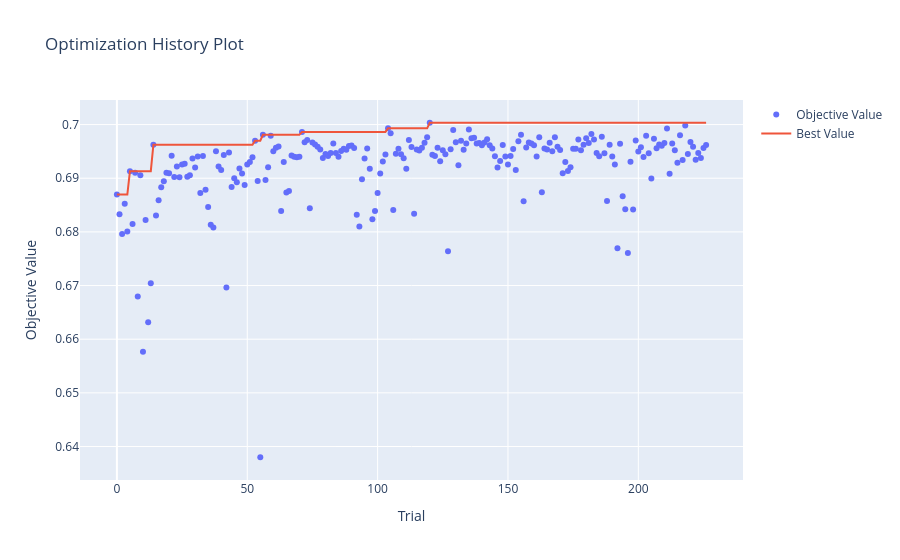
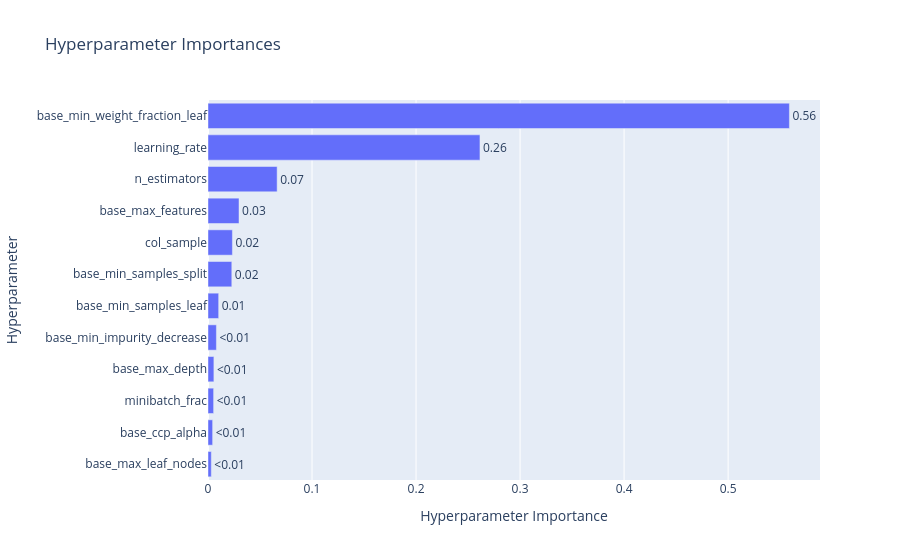
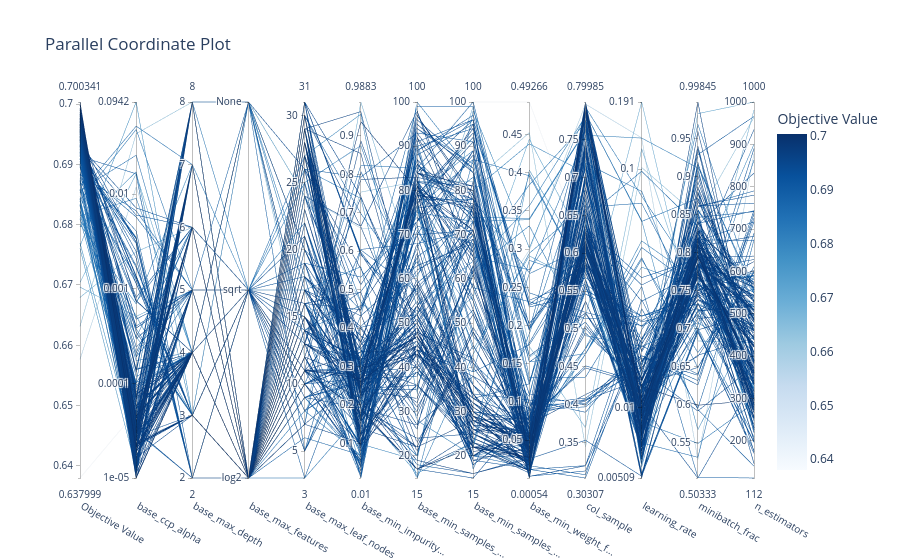

These figures' notebook cell, in order:
### Markdown cell above
### 10k

### Code cell
import optuna
import numpy as np
import warnings
from sklearn.metrics import roc_auc_score
from sklearn.model_selection import TimeSeriesSplit
from optuna.visualization import (
    plot_optimization_history, 
    plot_param_importances, 
    plot_parallel_coordinate
)
from optuna.samplers import TPESampler
from ngboost import NGBClassifier
from ngboost.distns import Bernoulli
from sklearn.tree import DecisionTreeRegressor
from sklearn.utils.class_weight import compute_sample_weight
from sklearn.pipeline import make_pipeline


# Parameter tuning settings

timeout_seconds = 60*60*1
no_improvement_trials = 100

# Split the 10k dataset to evaluate on holdout after tuning

X_tuning = train_10k_X.head(8000)
y_tuning = train_10k_y_cat.head(8000)
X_val_holdout = train_10k_X.tail(2000)
y_val_holdout = train_10k_y_cat.tail(2000)

def objective_ngboost(trial):
    base_params = {
        "criterion": "friedman_mse",
        "max_depth": trial.suggest_int("base_max_depth", 2, 8), # Max tree depth
        "min_samples_split": trial.suggest_int("base_min_samples_split", 15, 100), # Min samples required to split an internal node
        "min_samples_leaf": trial.suggest_int("base_min_samples_leaf", 15, 100), # Min samples required in a leaf node
        "min_weight_fraction_leaf": trial.suggest_float("base_min_weight_fraction_leaf", 0, 0.5), # Min weight fraction required in a leaf node
        "max_features": trial.suggest_categorical("base_max_features", ["sqrt", "log2", None]), # Number of features to consider when looking for the best split
        "ccp_alpha": trial.suggest_float("base_ccp_alpha", 1e-5, 0.1, log=True), # Complexity parameter for Minimal Cost-Complexity Pruning
        "max_leaf_nodes": trial.suggest_int("base_max_leaf_nodes", 3, 31), # Max leaf nodes in the tree
        "min_impurity_decrease": trial.suggest_float("base_min_impurity_decrease", 0, 1.0), # Min impurity decrease required for a split
        "random_state": 42 # For reproducibility
    }
    
    base_learner = DecisionTreeRegressor(**base_params)
    
    params = {
        "n_estimators": trial.suggest_int("n_estimators", 100, 1000), # Number of boosting rounds,
        "learning_rate": trial.suggest_float("learning_rate", 0.005, 0.2, log=True), # Step size
        "minibatch_frac": trial.suggest_float("minibatch_frac", 0.5, 1.0), # Fraction of data to use for fitting each base learner
        "col_sample": trial.suggest_float("col_sample", 0.3, 0.8), # Fraction of features to consider for each base learner
        "random_state": 42, # For reproducibility
        "verbose": False, # No verbose output during training
    }

    full_pipeline = make_pipeline(
        numeric_preprocessor,
        NGBClassifier(Dist=Bernoulli, Base=base_learner, **params)
    )
    
    tscv = TimeSeriesSplit(n_splits=5)
    cv_scores = []
    
    for train_idx, val_idx in tscv.split(X_tuning):
        X_tr, X_val = X_tuning.iloc[train_idx], X_tuning.iloc[val_idx]
        y_tr = y_tuning.iloc[train_idx].values.astype(int)
        y_val = y_tuning.iloc[val_idx].values.astype(int)
        
        weights = compute_sample_weight(class_weight="balanced", y=y_tr)

        try:
            with warnings.catch_warnings():
                warnings.simplefilter("ignore")
                full_pipeline.fit(X_tr, y_tr, ngbclassifier__sample_weight=weights)
        except np.linalg.LinAlgError:
            return 0.0
        
        preds = full_pipeline.predict_proba(X_val)[:, 1]
        cv_scores.append(roc_auc_score(y_val, preds))
        
    return np.mean(cv_scores)

def stop_optuna(study, trial): # Custom callback to stop optimization if no improvement in best AUC for a certain number of trials
    if study.best_trial.number + no_improvement_trials <= trial.number:
        print(f"\n[Early Stop] No improvement in {no_improvement_trials} trials. Stopping optimization.")
        study.stop()

study_ngboost = optuna.create_study(direction="maximize", sampler=TPESampler(seed=42))
study_ngboost.optimize(objective_ngboost, timeout=timeout_seconds, n_jobs=-1, callbacks=[stop_optuna])

print("\n" + "="*40)
print(f"BEST AUC: {study_ngboost.best_value:.4f}")
print("BEST PARAMETERS:")

print("best_params = {")
for k, v in study_ngboost.best_params.items():
    if isinstance(v, str):
        print(f'    "{k}": "{v}",')
    else:
        print(f'    "{k}": {v},')
print("}")

print("\n--- PARAMETER IMPORTANCE ---")
importances = optuna.importance.get_param_importances(study_ngboost)
for param, importance in importances.items():
    print(f"  {param:20}: {importance:.4f}")
print("="*40)


fig1 = plot_optimization_history(study_ngboost)
fig1.show()
    
fig2 = plot_param_importances(study_ngboost)
fig2.show()
    
fig3 = plot_parallel_coordinate(study_ngboost)
fig3.show()
    
fig1.write_html("hyperparameter_tuning/NGBoost/Classification/optuna_ngboost_10k_history.html")
fig2.write_html("hyperparameter_tuning/NGBoost/Classification/optuna_ngboost_10k_importance.html")
fig3.write_html("hyperparameter_tuning/NGBoost/Classification/optuna_ngboost_10k_parallel.html")

### Figure 1 — Plotly figure (JSON) as saved in the notebook; plotly's stock layout.template omitted (floating-point values rounded to 4 significant figures; data arrays with more than 128 entries replaced by an {"elided": "..."} marker saying what was removed)
{"data": [{"mode": "markers", "name": "Objective Value", "type": "scatter", "x": {"elided": "227 int values"}, "y": {"elided": "227 float values"}}, {"mode": "lines", "name": "Best Value", "type": "scatter", "x": {"elided": "227 int values"}, "y": {"elided": "227 float values"}}, {"marker": {"color": "#cccccc"}, "mode": "markers", "name": "Infeasible Trial", "showlegend": false, "type": "scatter", "x": [], "y": []}], "layout": {"title": {"text": "Optimization History Plot"}, "xaxis": {"title": {"text": "Trial"}}, "yaxis": {"title": {"text": "Objective Value"}}}}

### Figure 2 — Plotly figure (JSON) as saved in the notebook; plotly's stock layout.template omitted (floating-point values rounded to 4 significant figures)
{"data": [{"cliponaxis": false, "hovertemplate": ["base_max_leaf_nodes (IntDistribution): 0.0031780565439999465<extra></extra>", "base_ccp_alpha (FloatDistribution): 0.004447495800409515<extra></extra>", "minibatch_frac (FloatDistribution): 0.005404375105500027<extra></extra>", "base_max_depth (IntDistribution): 0.005665151744526845<extra></extra>", "base_min_impurity_decrease (FloatDistribution): 0.008074924517272252<extra></extra>", "base_min_samples_leaf (IntDistribution): 0.010259307620698531<extra></extra>", "base_min_samples_split (IntDistribution): 0.022883245536378015<extra></extra>", "col_sample (FloatDistribution): 0.023457896890622224<extra></extra>", "base_max_features (CategoricalDistribution): 0.02981631603017901<extra></extra>", "n_estimators (IntDistribution): 0.06646645924816072<extra></extra>", "learning_rate (FloatDistribution): 0.2614358104371889<extra></extra>", "base_min_weight_fraction_leaf (FloatDistribution): 0.5589109605250642<extra></extra>"], "name": "Objective Value", "orientation": "h", "text": ["<0.01", "<0.01", "<0.01", "<0.01", "<0.01", "0.01", "0.02", "0.02", "0.03", "0.07", "0.26", "0.56"], "textposition": "outside", "type": "bar", "x": [0.003178, 0.004447, 0.005404, 0.005665, 0.008075, 0.01026, 0.02288, 0.02346, 0.02982, 0.06647, 0.2614, 0.5589], "y": ["base_max_leaf_nodes", "base_ccp_alpha", "minibatch_frac", "base_max_depth", "base_min_impurity_decrease", "base_min_samples_leaf", "base_min_samples_split", "col_sample", "base_max_features", "n_estimators", "learning_rate", "base_min_weight_fraction_leaf"]}], "layout": {"title": {"text": "Hyperparameter Importances"}, "xaxis": {"title": {"text": "Hyperparameter Importance"}}, "yaxis": {"title": {"text": "Hyperparameter"}}}}

### Figure 3 — Plotly figure (JSON) as saved in the notebook; plotly's stock layout.template omitted (floating-point values rounded to 4 significant figures; data arrays with more than 128 entries replaced by an {"elided": "..."} marker saying what was removed)
{"data": [{"dimensions": [{"label": "Objective Value", "range": [0.638, 0.7003], "values": {"elided": "227 float values"}}, {"label": "base_ccp_alpha", "range": [-4.999, -1.026], "ticktext": ["1e-05", "0.0001", "0.001", "0.01", "0.0942"], "tickvals": [-4.999, -4, -3, -2, -1.026], "values": {"elided": "227 float values"}}, {"label": "base_max_depth", "range": [2, 8], "values": {"elided": "227 int values"}}, {"label": "base_max_features", "range": [0, 2], "ticktext": ["log2", "sqrt", "None"], "tickvals": [0, 1, 2], "values": {"elided": "227 int values"}}, {"label": "base_max_leaf_nodes", "range": [3, 31], "values": {"elided": "227 int values"}}, {"label": "base_min_impurity...", "range": [0.01002, 0.9883], "values": {"elided": "227 float values"}}, {"label": "base_min_samples_...", "range": [15, 100], "values": {"elided": "227 int values"}}, {"label": "base_min_samples_...", "range": [15, 100], "values": {"elided": "227 int values"}}, {"label": "base_min_weight_f...", "range": [0.0005444, 0.4927], "values": {"elided": "227 float values"}}, {"label": "col_sample", "range": [0.3031, 0.7998], "values": {"elided": "227 float values"}}, {"label": "learning_rate", "range": [-2.293, -0.7193], "ticktext": ["0.00509", "0.01", "0.1", "0.191"], "tickvals": [-2.293, -2, -1, -0.7193], "values": {"elided": "227 float values"}}, {"label": "minibatch_frac", "range": [0.5033, 0.9985], "values": {"elided": "227 float values"}}, {"label": "n_estimators", "range": [112, 1000], "values": {"elided": "227 int values"}}], "labelangle": 30, "labelside": "bottom", "line": {"color": {"elided": "227 float values"}, "colorbar": {"title": {"text": "Objective Value"}}, "colorscale": [[0, "rgb(247,251,255)"], [0.125, "rgb(222,235,247)"], [0.25, "rgb(198,219,239)"], [0.375, "rgb(158,202,225)"], [0.5, "rgb(107,174,214)"], [0.625, "rgb(66,146,198)"], [0.75, "rgb(33,113,181)"], [0.875, "rgb(8,81,156)"], [1, "rgb(8,48,107)"]], "reversescale": false, "showscale": true}, "type": "parcoords"}], "layout": {"title": {"text": "Parallel Coordinate Plot"}}}
